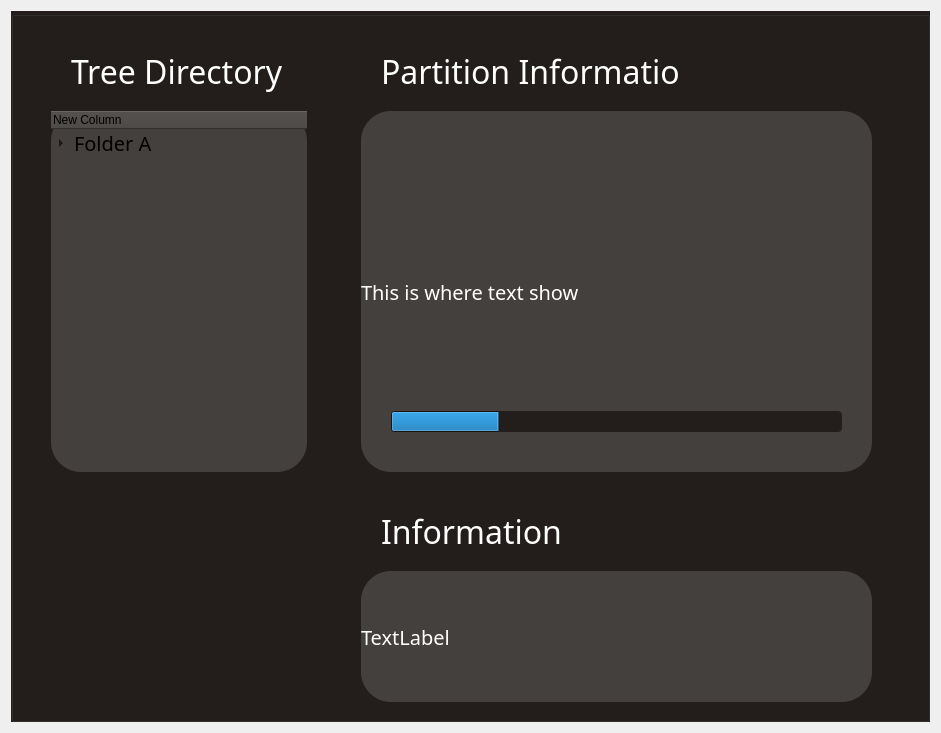
<?xml version="1.0" encoding="UTF-8"?>
<ui version="4.0">
 <class>Form</class>
 <widget class="QWidget" name="Form">
  <property name="geometry">
   <rect>
    <x>0</x>
    <y>0</y>
    <width>941</width>
    <height>733</height>
   </rect>
  </property>
  <property name="windowTitle">
   <string>Operating System - Disk Management Application</string>
  </property>
  <layout class="QGridLayout" name="gridLayout">
   <item row="0" column="0" colspan="2">
    <widget class="QGroupBox" name="groupBox">
     <property name="styleSheet">
      <string notr="true">background-color: rgb(35, 30, 27);</string>
     </property>
     <property name="title">
      <string/>
     </property>
     <widget class="QLabel" name="label">
      <property name="geometry">
       <rect>
        <x>60</x>
        <y>40</y>
        <width>211</width>
        <height>41</height>
       </rect>
      </property>
      <property name="font">
       <font>
        <family>Outfit</family>
        <pointsize>24</pointsize>
       </font>
      </property>
      <property name="styleSheet">
       <string notr="true">color: rgb(255, 255, 255);</string>
      </property>
      <property name="text">
       <string>Tree Directory</string>
      </property>
     </widget>
     <widget class="QLabel" name="label_2">
      <property name="geometry">
       <rect>
        <x>370</x>
        <y>40</y>
        <width>301</width>
        <height>41</height>
       </rect>
      </property>
      <property name="font">
       <font>
        <family>Outfit</family>
        <pointsize>24</pointsize>
       </font>
      </property>
      <property name="styleSheet">
       <string notr="true">color: rgb(255, 255, 255);</string>
      </property>
      <property name="text">
       <string>Partition Information</string>
      </property>
     </widget>
     <widget class="QLabel" name="label_3">
      <property name="geometry">
       <rect>
        <x>370</x>
        <y>500</y>
        <width>181</width>
        <height>41</height>
       </rect>
      </property>
      <property name="font">
       <font>
        <family>Outfit</family>
        <pointsize>24</pointsize>
       </font>
      </property>
      <property name="styleSheet">
       <string notr="true">color: rgb(255, 255, 255);</string>
      </property>
      <property name="text">
       <string>Information</string>
      </property>
     </widget>
     <widget class="QTreeWidget" name="treeWidget">
      <property name="geometry">
       <rect>
        <x>40</x>
        <y>100</y>
        <width>256</width>
        <height>361</height>
       </rect>
      </property>
      <property name="font">
       <font>
        <family>Outfit</family>
        <pointsize>15</pointsize>
       </font>
      </property>
      <property name="styleSheet">
       <string notr="true">background-color: rgb(68, 64, 61);
border-radius: 30px;</string>
      </property>
      <column>
       <property name="text">
        <string>New Column</string>
       </property>
       <property name="background">
        <color>
         <red>255</red>
         <green>255</green>
         <blue>255</blue>
        </color>
       </property>
      </column>
      <item>
       <property name="text">
        <string>Folder A</string>
       </property>
       <item>
        <property name="text">
         <string>New Subitem</string>
        </property>
       </item>
       <item>
        <property name="text">
         <string>New Item</string>
        </property>
       </item>
      </item>
     </widget>
     <widget class="QLabel" name="label_4">
      <property name="geometry">
       <rect>
        <x>350</x>
        <y>100</y>
        <width>511</width>
        <height>361</height>
       </rect>
      </property>
      <property name="font">
       <font>
        <family>Outfit</family>
        <pointsize>15</pointsize>
       </font>
      </property>
      <property name="styleSheet">
       <string notr="true">background-color: rgb(68, 64, 61);
border-radius: 30px;
color: rgb(255, 255, 255);</string>
      </property>
      <property name="text">
       <string>This is where text show</string>
      </property>
     </widget>
     <widget class="QProgressBar" name="progressBar">
      <property name="geometry">
       <rect>
        <x>380</x>
        <y>400</y>
        <width>451</width>
        <height>21</height>
       </rect>
      </property>
      <property name="autoFillBackground">
       <bool>false</bool>
      </property>
      <property name="styleSheet">
       <string notr="true">border-radius: 4px</string>
      </property>
      <property name="value">
       <number>24</number>
      </property>
      <property name="textVisible">
       <bool>false</bool>
      </property>
     </widget>
     <widget class="QLabel" name="label_5">
      <property name="geometry">
       <rect>
        <x>350</x>
        <y>560</y>
        <width>511</width>
        <height>131</height>
       </rect>
      </property>
      <property name="font">
       <font>
        <family>Outfit</family>
        <pointsize>15</pointsize>
       </font>
      </property>
      <property name="styleSheet">
       <string notr="true">background-color: rgb(68, 64, 61);
border-radius: 30px;
color: rgb(255, 255, 255);</string>
      </property>
      <property name="text">
       <string>TextLabel</string>
      </property>
     </widget>
    </widget>
   </item>
  </layout>
 </widget>
 <resources/>
 <connections/>
</ui>
